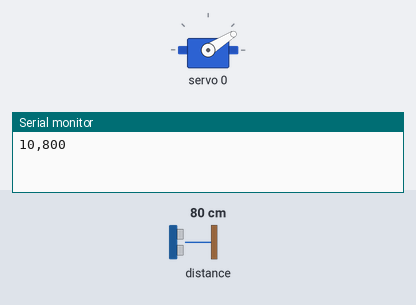
A sketch run on a simulated Arduino Uno, built with avr-gcc and run on an emulated ATmega328P. Parts: servo, the last lines printed to the serial monitor. Inputs (shaded band) come from the test bench; at power-on: distance to the obstacle 80 cm.

Above: at 0.05 s.
At 1.8 s:
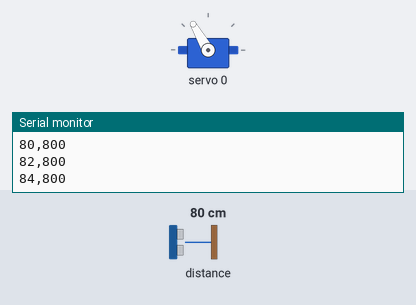
At 3.6 s:
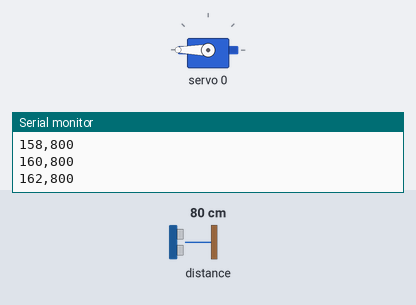
At 7.2 s:
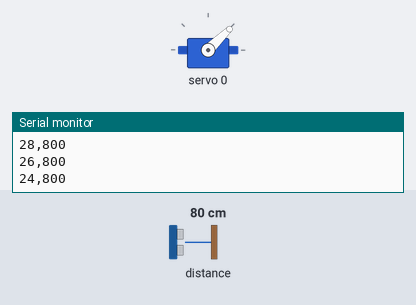
Timing chart, 0 to 9.8 s (numbered marks = the images above):
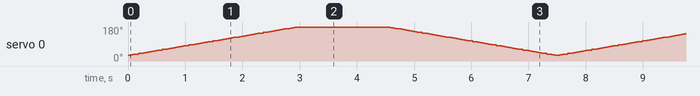

The sketch:

lidar_scanner.ino
```cpp
#include <Wire.h>
#include <Adafruit_PWMServoDriver.h>
#include <VL53L0X.h>

Adafruit_PWMServoDriver pwm = Adafruit_PWMServoDriver(); // addr 0x40 default
VL53L0X sensor; // addr 0x29 default

const uint8_t SERVO_CHANNEL = 0;
// ponytail: pulse counts for a generic SG90, real servos drift a few % — tune against yours with a multimeter/scope if the sweep clips before 10/170 deg
const uint16_t SERVO_MIN = 150;
const uint16_t SERVO_MAX = 600;
const uint8_t SCAN_MIN_DEG = 10;
const uint8_t SCAN_MAX_DEG = 170;
const uint8_t STEP_DEG = 2;
const uint16_t SETTLE_MS = 12; // ponytail: SG90 settle time cut for speed, raise if steps look jittery/overshooting

void setServoAngle(uint8_t angle) {
  uint16_t pulse = map(angle, 0, 180, SERVO_MIN, SERVO_MAX);
  pwm.setPWM(SERVO_CHANNEL, 0, pulse);
}

void scanStep(uint8_t angle) {
  setServoAngle(angle);
  delay(SETTLE_MS);
  uint16_t mm = sensor.readRangeContinuousMillimeters();
  Serial.print(angle);
  Serial.print(",");
  Serial.println(sensor.timeoutOccurred() ? 0 : mm);
}

void setup() {
  Serial.begin(115200);
  Wire.begin();

  pwm.begin();
  pwm.setPWMFreq(50);

  sensor.setTimeout(500);
  if (!sensor.init()) {
    Serial.println("VL53L0X not found");
    while (1) {}
  }
  sensor.setMeasurementTimingBudget(33000); // default "buena precision"; bajarlo a 20000 da mas velocidad pero mas ruido
  sensor.startContinuous();
}

void loop() {
  for (uint8_t a = SCAN_MIN_DEG; a <= SCAN_MAX_DEG; a += STEP_DEG) scanStep(a);
  for (uint8_t a = SCAN_MAX_DEG; a >= SCAN_MIN_DEG; a -= STEP_DEG) scanStep(a);
}
```
